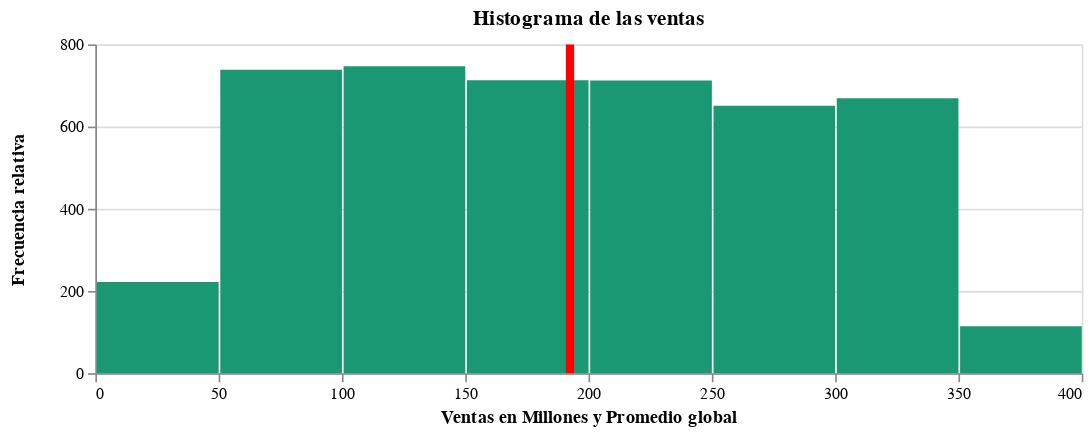

Notebook code for this chart:
### Markdown cell above
A nivel global, cuando se colabora con nanoinfluencers y microinfluencers, se generan más ventas.

### Code cell
base = alt.Chart(data)

bar = base.mark_bar(color='#1A9873').encode(
    x=alt.X('Sales:Q', title='Ventas en Millones y Promedio global' ,bin=True),
    y=alt.Y('count()', title='Frecuencia relativa', axis=alt.Axis(titlePadding=20)),
    tooltip=['count()']
).properties(
    title='Histograma de las ventas',
    width = 600,
    height = 200
)

rule = base.mark_rule(color='red').encode(
    x='mean(Sales):Q',
    size=alt.value(5)
)

bar + rule

### Figure 1 — Vega-Lite specification as saved in the notebook (floating-point values rounded to 4 significant figures; data arrays with more than 128 entries replaced by an {"elided": "..."} marker saying what was removed)
{"config": {"view": {"continuousWidth": 400, "continuousHeight": 300}}, "layer": [{"mark": {"type": "bar", "color": "#1A9873"}, "encoding": {"tooltip": [{"aggregate": "count", "type": "quantitative"}], "x": {"bin": true, "field": "Sales", "title": "Ventas en Millones y Promedio global", "type": "quantitative"}, "y": {"aggregate": "count", "axis": {"titlePadding": 20}, "title": "Frecuencia relativa", "type": "quantitative"}}, "height": 200, "title": "Histograma de las ventas", "width": 600}, {"mark": {"type": "rule", "color": "red"}, "encoding": {"size": {"value": 5}, "x": {"aggregate": "mean", "field": "Sales", "type": "quantitative"}}}], "data": {"name": "data-7f9da1d019c0f3362280f7f8d6d491b8"}, "$schema": "https://vega.github.io/schema/vega-lite/v4.17.0.json", "datasets": {"data-7f9da1d019c0f3362280f7f8d6d491b8": {"elided": "4566 records"}}}
